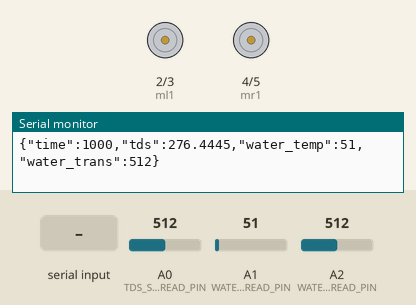
Bench run of a sketch on a simulated Arduino Uno, built with avr-gcc and run on an emulated ATmega328P. Parts: motor-driver pin pairs drawn as motors (green arrow = first pin HIGH = forward, orange = second pin HIGH = backward, longer = more drive), the last lines printed to the serial monitor. Inputs (shaded band) come from the test bench; at power-on: A0 (TDS_SENSOR_READ_PIN) = 512, A1 (WATER_TEMP_SENSOR_READ_PIN) = 51, A2 (WATER_TRANS_SENSOR_READ_PIN) = 512.

Above: at 1.2 s.
1.3 s: "F\n" received over Serial
At 2.2 s:
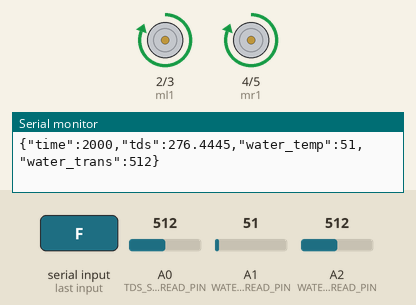
2.8 s: "B\n" received over Serial
At 3.3 s:
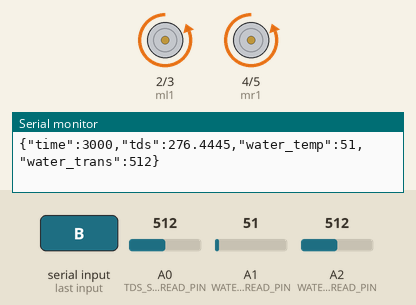
4.3 s: "L\n" received over Serial
At 5.5 s:
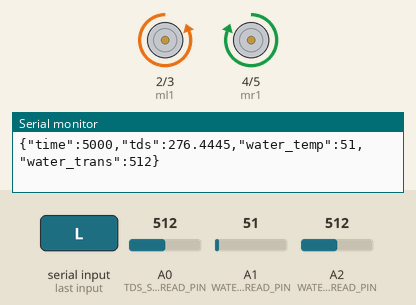
5.8 s: "R\n" received over Serial
At 6.8 s:
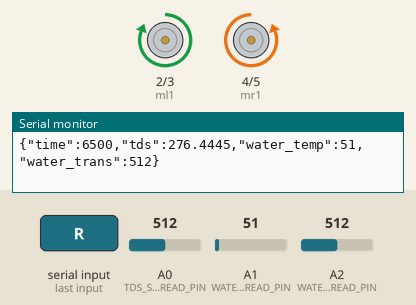
7.3 s: "I\n" received over Serial
At 7.9 s:
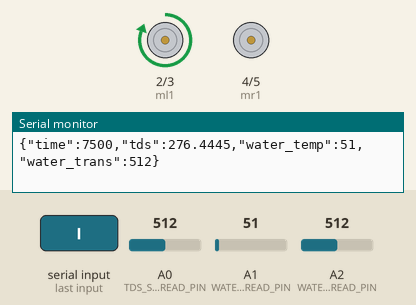
8.8 s: "G\n" received over Serial
At 9.1 s:
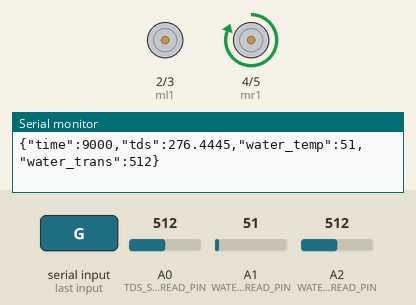
Timing chart, 0 to 11.3 s (numbered marks = the images above; inputs shaded):
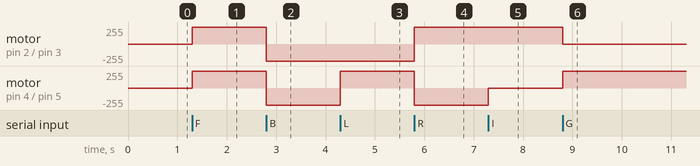

Measured:
- after the input at 1.3 s, motor on pin 2 (ml1) / pin 3 (ml2), motor on pin 4 (mr1) / pin 5 (mr2): stopped → forward 255/255 at once
- after the input at 2.8 s, motor on pin 2 (ml1) / pin 3 (ml2), motor on pin 4 (mr1) / pin 5 (mr2): forward 255/255 → backward 255/255 at once
- after the input at 4.3 s, motor on pin 4 (mr1) / pin 5 (mr2): backward 255/255 → forward 255/255 at once
- after the input at 5.8 s, motor on pin 2 (ml1) / pin 3 (ml2): backward 255/255 → forward 255/255 at once; motor on pin 4 (mr1) / pin 5 (mr2): forward 255/255 → backward 255/255 at once
- after the input at 7.3 s, motor on pin 4 (mr1) / pin 5 (mr2): backward 255/255 → stopped at once
- after the input at 8.8 s, motor on pin 2 (ml1) / pin 3 (ml2): forward 255/255 → stopped at once; motor on pin 4 (mr1) / pin 5 (mr2): stopped → forward 255/255 at once

The sketch:

main.ino
```cpp
#include <ArduinoJson.h>

#include "motors.h"
#include "general_conf.h"
#include "uarttransfer.h"
#include "tds.h"
#include "water_temp.h"
#include "water_trans.h"

long unsigned int time_now;
char state='S';
void setup(){
    // Initialize sensor/motor's pins
    time_now=millis();
    m_init();
    tds_init();
    water_temp_init();
    water_trans_init();

    Serial.begin(baud_rate);
    stop();
}
void loop(){
    while(Serial.available()){
        char t1=Serial.read();
        if(t1<='Z'&&t1>='A'){
            state=t1;
            move(data_to_motor(state));
            delay(10);
        }
    }
    long unsigned int time_tmp=millis();
    if((time_tmp-time_now)>=(int)sensor_detect_T){
        time_now=time_tmp;
        DynamicJsonDocument values(200);
        values["time"]=time_now;
        values["tds"]=get_tds_value();
        values["water_temp"]=get_water_temp_value();
        values["water_trans"]=get_water_trans_value();

        String values_o;
        serializeJson(values,values_o);
        uartsend(values_o);
    }
    move(data_to_motor(state));
}
```

general_conf.h
```cpp
#define close_distance_val 450
#define extreme_close_distance_val 250

#define sensor_detect_T 500 //define the cycle of sensor detection (millisecond)
```

motors.h
```cpp
//define pins of left motor
#define ml1 2
#define ml2 3

//define pins of right motor
#define mr1 4
#define mr2 5

void m_init(){
    //Set motor pins as output
    pinMode(ml1,OUTPUT);
    pinMode(ml2,OUTPUT);
    pinMode(mr1,OUTPUT);
    pinMode(mr2,OUTPUT);
}

void stop(){
    digitalWrite(ml1,LOW);
    digitalWrite(ml2,LOW);
    digitalWrite(mr1,LOW);
    digitalWrite(mr2,LOW);
}

void move(int dir,int mode=0/*If mode is 1, turn rapidly*/){
    if(dir==0){//move front
        digitalWrite(ml1,HIGH);
        digitalWrite(ml2,LOW);
        digitalWrite(mr1,HIGH);
        digitalWrite(mr2,LOW);
    }else if(dir==1){//move back
        digitalWrite(ml1,LOW);
        digitalWrite(ml2,HIGH);
        digitalWrite(mr1,LOW);
        digitalWrite(mr2,HIGH);
    }else if(dir==2){//move left
        digitalWrite(ml1,LOW);
        digitalWrite(ml2,HIGH);
        digitalWrite(mr1,HIGH);
        digitalWrite(mr2,LOW);
    }else if(dir==3){//move right
        digitalWrite(ml1,HIGH);
        digitalWrite(ml2,LOW);
        digitalWrite(mr1,LOW);
        digitalWrite(mr2,HIGH);
    }else if(dir==4){//front left
        digitalWrite(ml1,LOW);
        digitalWrite(ml2,LOW);
        digitalWrite(mr1,HIGH);
        digitalWrite(mr2,LOW);
    }else if(dir==5){//front right
        digitalWrite(ml1,HIGH);
        digitalWrite(ml2,LOW);
        digitalWrite(mr1,LOW);
        digitalWrite(mr2,LOW);
    }else{
        stop();
    }

}
```

tds.h
```cpp
#define TDS_SENSOR_READ_PIN A0
#define TDS_SENSOR_DATA_FILTERING 10 //Use the number of data to make output more accurate

void tds_init(){
    pinMode(TDS_SENSOR_READ_PIN,INPUT);
}
double get_tds_value(){
    double t1=0.0;
    for(int a=0;a<TDS_SENSOR_DATA_FILTERING;a++){
        int t2=analogRead(TDS_SENSOR_READ_PIN);
        if(!t2){
            t1+=0.001;
        }else{
            t1+=(double)t2;
        }
        delay(1);
    }
    t1/=TDS_SENSOR_DATA_FILTERING;
    t1=t1*5.0/1024.0;
    double tdsValue=(133.42/pow(t1,3) - 255.86*pow(t1,2) + 857.39*t1)*0.5; //Convert voltage value to TDS value
    return tdsValue+0.0001;
}
```

uarttransfer.h
```cpp
#define baud_rate 115200
int data_to_motor(char inp){
    int out;
    switch (inp)
    {
        case 'F':
            out=0;
            break;
        case 'B':
            out=1;
            break;
        case 'L':
            out=2;
            break;
        case 'R':
            out=3;
            break;
        case 'I':
            out=5;
            break;
        case 'G':
            out=4;
            break;
        case 'S':
            out=6;
        default:
            break;
    }
    return out;
}
void uartsend(String inp){
    int l=inp.length();
    for(int a=0;a<l;a++){
        if(inp[a]!='\0'){
            Serial.write((char)inp[a]);
        }
    }
    Serial.write('\n');
}
/*if (command == "F") goAhead();
else if (command == "B") goBack();
else if (command == "L") goLeft();
else if (command == "R") goRight();
else if (command == "I") goAheadRight();
else if (command == "G") goAheadLeft();
else if (command == "S") stopRobot();*/
```

water_temp.h
```cpp
#define WATER_TEMP_SENSOR_READ_PIN A1
#define WATER_TEMP_SENSOR_DATA_FILTERING 10 //Use the number of data to make output more accurate

void water_temp_init(){
    pinMode(WATER_TEMP_SENSOR_READ_PIN,INPUT);
}
double get_water_temp_value(){
    int t1=0;
    for(int a=0;a<WATER_TEMP_SENSOR_DATA_FILTERING;a++){
        t1+=analogRead(WATER_TEMP_SENSOR_READ_PIN);
        delay(1);
    }
    t1/=WATER_TEMP_SENSOR_DATA_FILTERING;
    return t1;
}
```

water_trans.h
```cpp
#define WATER_TRANS_SENSOR_READ_PIN A2
#define WATER_TRANS_SENSOR_DATA_FILTERING 10 //Use the number of data to make output more accurate

void water_trans_init(){
    pinMode(WATER_TRANS_SENSOR_READ_PIN,INPUT);
}
double get_water_trans_value(){
    int t1=0;
    for(int a=0;a<WATER_TRANS_SENSOR_DATA_FILTERING;a++){
        t1+=analogRead(WATER_TRANS_SENSOR_READ_PIN);
        delay(1);
    }
    t1/=WATER_TRANS_SENSOR_DATA_FILTERING;
    return t1;
}
```
